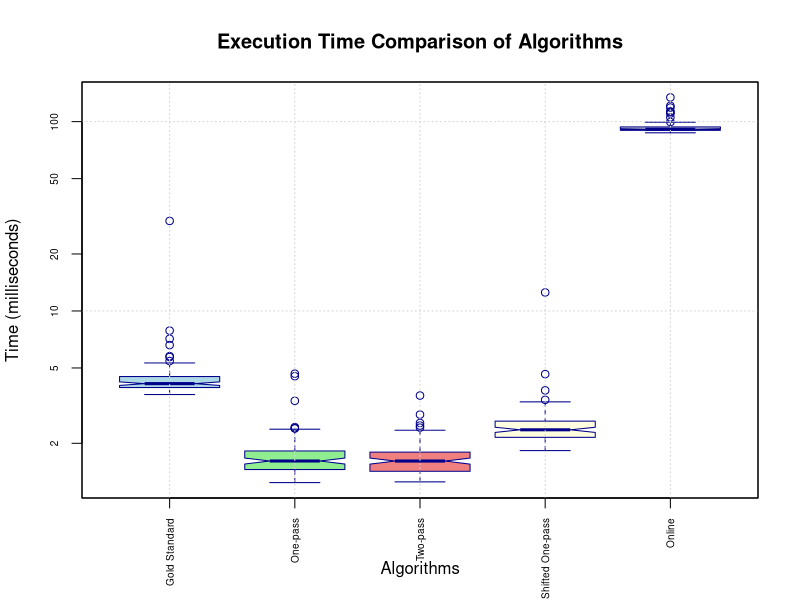
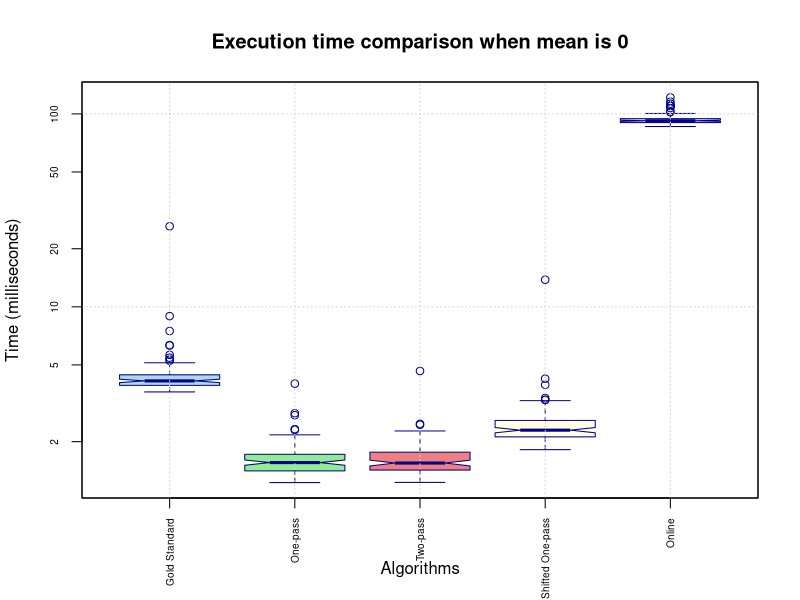
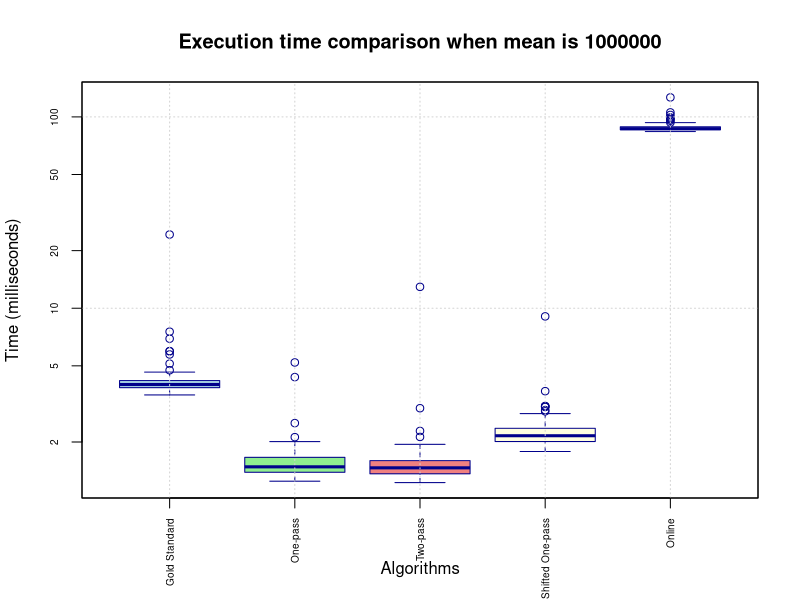

Generate these figures, in order, with R:
## ---- chunk 1
set.seed(12433688)
a1 <- rnorm(100)
a1
## ---- chunk 2
gold_standard<-function(a1){return(var(a1))}
gold_standard(a1)
## ---- chunk 3
two_pass_variance<-function(a1){
  n<-length(a1)
  mean<-sum(a1)/length(a1)
  variance<-sum((a1-mean)**2)/(length(a1)-1)
  return(variance)

}
two_pass_variance(a1)
## ---- chunk 4

one_pass<-function(a1){
  P1<-sum(a1^2)
  P2<-(sum(a1)^2)/length(a1)
variance<-(P1-P2)/(length(a1)-1)
return(variance)
}
one_pass(a1)
## ---- chunk 5

online_algo<-function(a1){
  l<- length(a1)
  if(l<2){stop("Length of samples is less then 2")} 
  
	mean <- (a1[1] + a1[2]) / 2
	var <- (a1[1] - mean)^2 + (a1[2] - mean)^2
	update <- function(old_mean, old_var, new_x, k) {
		new_mean <- old_mean + (new_x - old_mean) / k
		new_var <- ((k - 2) * old_var + (new_x - old_mean) * (new_x - new_mean)) / (k - 1)
		return(list(mean = new_mean, var = new_var))
	}
	for (i in 3:l)
	  {
		result <- update(mean, var, a1[i], i)
		mean <- result$mean
		var <- result$var
	}
	return(var)
}

online_algo(a1)
## ---- chunk 6

shifted_one_pass <- function(a1, k = 1) { # shifted one-pass / shift algorithm (k=1 suggested in lecture)
	n <- length(a1)
	c <- a1[k] 
	P1 <- sum((a1 - c)^2)
	P2 <- (1/n) * (sum(a1 - c))^2
	s_x_squared <- (P1 - P2) / (n - 1)
	return(s_x_squared)
}
shifted_one_pass(a1)
## ---- chunk 7
wrapper_fun<-function(a1){
  Output<-data.frame(Method=c("Gold Standard","One-pass / excel algorithm","Two-pass / precise algorithm", "Shifted one-pass / shift algorithm", "Online algorithm"),
                     Variance=c(gold_standard(a1),one_pass(a1),two_pass_variance(a1),shifted_one_pass(a1),online_algo(a1)))
return(Output)
}

## ---- chunk 8

library(knitr)
knitr::kable(wrapper_fun(a1), caption = "Variances",align = "lccrr","pipe")
## ---- chunk 9
library(microbenchmark)
mb1<-microbenchmark("Gold Standard"=gold_standard(a1),
"One-pass / excel algorithm"=one_pass(a1),
"Two-pass / precise algorithm"=two_pass_variance(a1), 
"Shifted one-pass / shift algorithm"=shifted_one_pass(a1),
"Online algorithm"=online_algo(a1),times=100)
## ---- chunk 10
library(knitr)
kable(summary(mb1), caption = "Variances")
## ---- chunk 11


custom_labels <- c("Gold Standard", 
                   "One-pass", 
                   "Two-pass", 
                   "Shifted One-pass", 
                   "Online")


boxplot(mb1,
        main = "Execution Time Comparison of Algorithms",
        ylab = "Time (milliseconds)",
        xlab = "Algorithms",            
        las = 3,                        
        cex.axis = 0.6,                
        col = c("lightblue", "lightgreen", "lightcoral", "lightyellow", "lightgray"),
        border = "darkblue",           
        notch = TRUE,                  
        outline = TRUE,                
        names = custom_labels            
)
grid()
box()
## ---- chunk 12
set.seed(12433688)
a2 <- rnorm(100)
set.seed(12433688)
a3 <- rnorm(100, mean=1000000)

## ---- chunk 13

gold<- gold_standard(a2)
rest <- c(one_pass(a2),two_pass_variance(a2),shifted_one_pass(a2),online_algo(a2))

gold == rest
## ---- chunk 14

for (v in rest){
  print(identical(gold,v))}
## ---- chunk 15

for (v in rest){
  print(all.equal(gold,v))
}

## ---- chunk 16
library(microbenchmark)
mb2<-microbenchmark("Gold Standard"=gold_standard(a2),
"One-pass / excel algorithm"=one_pass(a2),
"Two-pass / precise algorithm"=two_pass_variance(a2), 
"Shifted one-pass / shift algorithm"=shifted_one_pass(a2),
"Online algorithm"=online_algo(a2),times=100)

library(knitr)
kable(summary(mb2), caption = "Variances")
## ---- chunk 17
gold<- gold_standard(a3)
rest <- c(one_pass(a3),two_pass_variance(a3),shifted_one_pass(a3),online_algo(a3))
gold == rest
## ---- chunk 18
for (t in rest){
  print(identical(gold,t))}
## ---- chunk 19
for (t in rest){
  print(all.equal(gold,t))}
## ---- chunk 20
library(microbenchmark)
mb3<-microbenchmark("Gold Standard"=gold_standard(a3),
"One-pass / excel algorithm"=one_pass(a3),
"Two-pass / precise algorithm"=two_pass_variance(a3), 
"Shifted one-pass / shift algorithm"=shifted_one_pass(a3),
"Online algorithm"=online_algo(a2),times=100)

library(knitr)
kable(summary(mb3), caption = "Variances")
## ---- chunk 21
custom_labels <- c("Gold Standard", 
                   "One-pass", 
                   "Two-pass", 
                   "Shifted One-pass", 
                   "Online")


boxplot(mb2,
        main = "Execution time comparison when mean is 0",
        ylab = "Time (milliseconds)",
        xlab = "Algorithms",            
        las = 3,                         
        cex.axis = 0.6,                 
        col = c("lightblue", "lightgreen", "lightcoral", "lightyellow", "lightgray"), 
        border = "darkblue",           
        notch = TRUE,                  
        outline = TRUE,                 
        names = custom_labels            
)
grid()
box()
## ---- chunk 22
custom_labels <- c("Gold Standard", 
                   "One-pass", 
                   "Two-pass", 
                   "Shifted One-pass", 
                   "Online")

boxplot(mb3,
        main = "Execution time comparison when mean is 1000000",
        ylab = "Time (milliseconds)",
        xlab = "Algorithms",            
        las = 3,                        
        cex.axis = 0.6,               
        col = c("lightblue", "lightgreen", "lightcoral", "lightyellow", "lightgray"),
        border = "darkblue",           
        notch = FALSE,                  
        outline = TRUE,                
        names = custom_labels           
)
grid()
box()
## ---- chunk 23
get_condition_number <- function(x) {
	n <- length(x)
	mean_x <- mean(x)
	S <- sum((x - mean_x)^2)
	return(sqrt(1 + (mean_x^2 * n) / S))
}

datasets <- list(
	rnorm(100),
	rnorm(100, mean=100000), 
	rnorm(100, mean=100000, sd=0.0001)
)

results <- data.frame(matrix(ncol = 5, nrow = 0))
colnames(results) <- c("Data Set", "Algorithm", "Variance", "Condition Nr", "stdlib")
algos <- list(
	c("precise", two_pass_variance),
	c("excel", one_pass),
	c("shift", shifted_one_pass),
	c("online", online_algo)
)
for (i in 1:length(datasets)) {
	x <- datasets[[i]]
	for (algo in algos) {
		algo_name <- algo[[1]]
		algo_func <- algo[[2]]
		variance <- algo_func(x)
		cond_num <- get_condition_number(x)
		results <- rbind(results, data.frame("Data Set" = i, "Algorithm" = algo_name, "Variance" = variance, "Condition Nr" = cond_num, "stdlib" = var(x)))
	}
}
results$Data.Set[results$Data.Set == 1] <- "mean=0"
results$Data.Set[results$Data.Set == 2] <- "mean=100000"
results$Data.Set[results$Data.Set == 3] <- "mean=100000, sd=0.0001"
results$Error <- abs(results$Variance - results$stdlib)
options(scipen=999)
knitr::kable(results)
